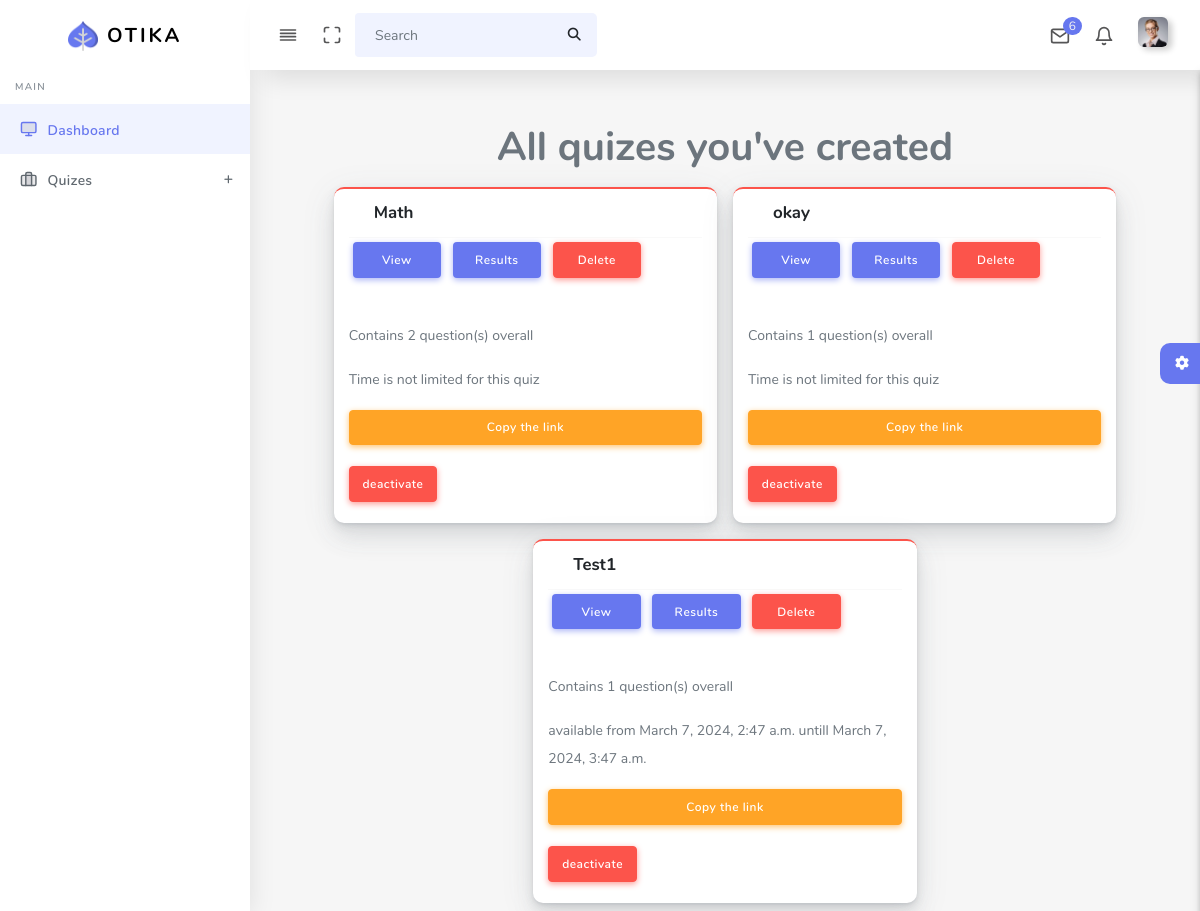
The app's page / (signed in), older data.
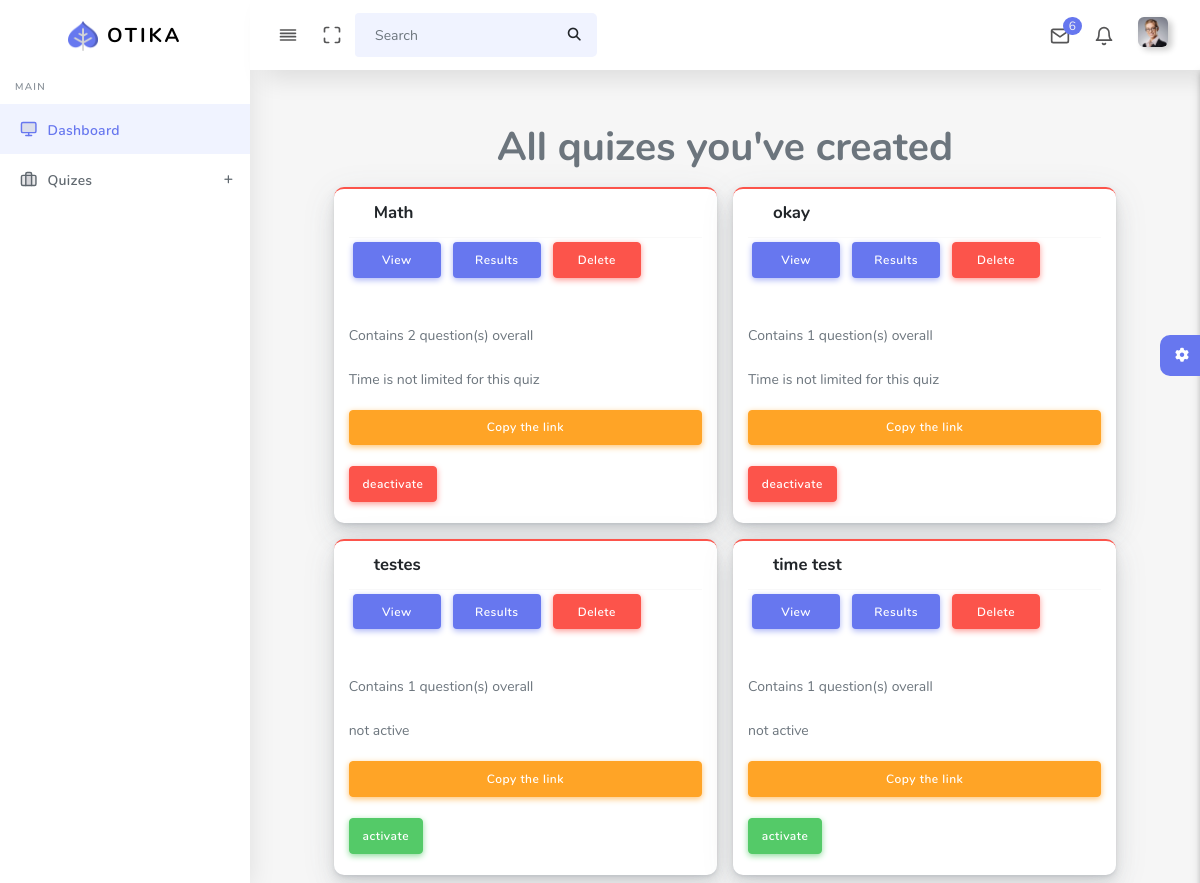
The same page, newer data.
### main/models.py (models this page shows, shortened)
class Quiz(models.Model):
    title = models.CharField(max_length=255)
    author = models.ForeignKey(User, on_delete=models.CASCADE)
    code = models.CharField(max_length=255, blank=True, unique=True)
    start_date = models.DateTimeField(null = True)
    limited_date = models.DateTimeField(null = True)
    is_active = models.BooleanField(default = True)
    @property
    def all_questions(self):
        related = Question.objects.filter(quiz = self).count()
        return related

### main/views.py (the view)
# urls.py: path('', include('main.urls')),
@login_required(login_url = 'dash:login')
def main(request):
    quizes = Quiz.objects.filter(author = request.user)
    context = {
        "quizes" : quizes,
        'main': request.build_absolute_uri()
    }
    return render(request, 'main.html', context)

### templates/main.html (shortened to what this page needs)
{%extends 'base.html'%}
  {%block content%}
        <section class="section" >
          <div class="row d-flex justify-content-center">
            <h1 class="col-12" style="text-align: center;">All quizes you've created</h1>
          {% for quiz in quizes %}
          <div class="card card-danger col-lg-5 col-md-5 col-sm-12 col-12 m-2">
            <div class="card-header">
              <h4 >{{quiz.title}}</h4>
            </div>
            <div class="dropdown">
              <a href="{%url 'dash:questions' quiz.id%}"  class="btn btn-primary col-xs-12 col-sm-3 col-lg-3 m-1">View</a>
              <a href="{% url 'dash:get_results' quiz.id %}"  class="btn btn-primary col-xs-12 col-sm-3 col-lg-3 m-1">Results</a>
              <a href="{%url 'dash:quiz_delete' quiz.id%}"  class="btn btn-danger col-xs-12 col-sm-3 col-lg-3 m-1" >Delete</a>
            </div>
            <div class="card-body">
            </div>
            <p>Contains {{quiz.all_questions}} question(s) overall</p>
            {%if quiz.limited_date == None%}
            <p>Time is not limited for this quiz</p>
            {%elif quiz.limited_date != None and quiz.is_active == True%}
            <p>available from {{quiz.start_date}} untill {{quiz.limited_date}}</p>
            {%elif quiz.is_active == False%}
            <p>not active</p>
            {%endif%}
            <button class="btn btn-warning" value="{{main}}{% url 'front:quiz_detail' quiz.code %}" id = 'copyButton{{forloop.counter}}'>Copy the link</button>
            <br>
            {%if quiz.is_active == True%}
            <a href="{%url 'dash:act_deact' quiz.id%}"><button class="btn btn-danger">deactivate</button></a>
            {%else%}
            <a href="{%url 'dash:act_deact' quiz.id%}"><button class="btn btn-success">activate</button></a>
            {%endif%}
            <br>
            </div>
          {%endfor%}
        </div>
        </section>
        <div class="settingSidebar">
          <a href="javascript:void(0)" class="settingPanelToggle"> <i class="fa fa-spin fa-cog"></i>
          </a>
        </div>
  {%endblock%}

### templates/base.html (shortened to what this page needs)
{%load static%}
<!DOCTYPE html>
<html lang="en">
<head>
  <link rel="stylesheet" href="{% static 'assets/css/app.min.css' %}">
  <link rel="stylesheet" href="{% static 'assets/css/style.css' %}">
  <link rel="stylesheet" href="{% static 'assets/css/components.css' %}">
  <link rel="stylesheet" href="{% static 'assets/css/custom.css' %}">
</head>
<body>
  <div id="app">
    <div class="main-wrapper main-wrapper-1">
      <div class="navbar-bg"></div>
      <nav class="navbar navbar-expand-lg main-navbar sticky">
        <div class="form-inline mr-auto">
          <ul class="navbar-nav mr-3">
            <li><a href="#" data-toggle="sidebar" class="nav-link nav-link-lg
									collapse-btn"> <i data-feather="align-justify"></i></a></li>
            <li><a href="#" class="nav-link nav-link-lg fullscreen-btn">
                <i data-feather="maximize"></i>
              </a></li>
            <li>
              <form class="form-inline mr-auto">
                <div class="search-element">
                  <input class="form-control" type="search" placeholder="Search" aria-label="Search" data-width="200">
                  <button class="btn" type="submit">
                    <i class="fas fa-search"></i>
                  </button>
                </div>
              </form>
            </li>
          </ul>
        </div>
        <ul class="navbar-nav navbar-right">
          <li class="dropdown dropdown-list-toggle"><a href="#" data-toggle="dropdown"
              class="nav-link nav-link-lg message-toggle"><i data-feather="mail"></i>
              <span class="badge headerBadge1">
                6 </span> </a>
          </li>
          <li class="dropdown dropdown-list-toggle"><a href="#" data-toggle="dropdown"
              class="nav-link notification-toggle nav-link-lg"><i data-feather="bell" class="bell"></i>
            </a>
          </li>
          <li class="dropdown"><a href="#" data-toggle="dropdown"
              class="nav-link dropdown-toggle nav-link-lg nav-link-user"> <img alt="image" src="{% static 'assets/img/user.png'%}"
                class="user-img-radious-style"> </a>
          </li>
        </ul>
      </nav>
      <div class="main-sidebar sidebar-style-2">
        <aside id="sidebar-wrapper">
          <div class="sidebar-brand">
            <a href="{%url 'dash:main'%}"> <img alt="image" src="{% static 'assets/img/logo.png'%}" class="header-logo" /> <span
                class="logo-name">Otika</span>
            </a>
          </div>
          <ul class="sidebar-menu">
            <li class="menu-header">Main</li>
            <li class="dropdown active">
              <a href="{%url 'dash:main'%}" class="nav-link"><i data-feather="monitor"></i><span>Dashboard</span></a>
            </li>
            <li class="dropdown">
              <a href="#" class="menu-toggle nav-link has-dropdown"><i
                  data-feather="briefcase"></i><span>Quizes</span></a>
            </li>
          </ul>
        </aside>
      </div>
      <div class="main-content">
      {%block content%}
      {%endblock%}
        </div>
    </div>
</div>
</body>
</html>

Row changes from the older to the newer data that the page shows:
removed Quiz: title "Test1", all_questions "1", start_date "March 7, 2024, 2:47 a.m.", limited_date "March 7, 2024, 3:47 a.m.", is_active "deactivate"
added Quiz: title "testes", all_questions "1", is_active "not active"
added Quiz: title "time test", all_questions "1", is_active "not active"
